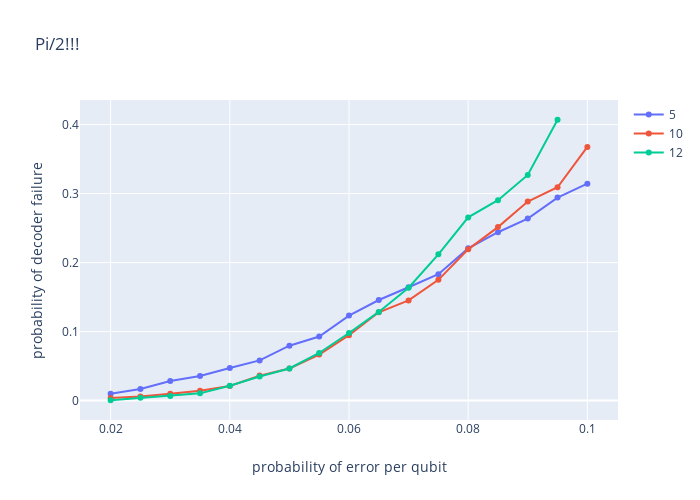

Write notebook code for a chart like this one.
### Markdown cell above
# Threshold for a Pi/2 rotation

### Code cell
# Here we've used for (5): (4,1), for (10): (8,2) and for (15): (12,3)
# This is L/4 which I actually now think is a pi/2 rotation so will not reproduce Kovalev.
# It does point to a threshold though.
def plot_plotly_select(x, y_range, d_range, title):
    fig = go.Figure()
    for d in d_range:
        fig.add_trace(go.Scatter(x=x, y=y[d], mode='lines+markers', name=d))
    fig.update_layout(autosize=False,
    width=700,
    height=500,
    title=title,
    xaxis_title='probability of error per qubit',
    yaxis_title='probability of decoder failure',)
    return fig
x = list(np.arange(0.02, 0.12, 0.005))
y = {
(5): [0.0098, 0.0168, 0.0284, 0.0356, 0.0472, 0.0582, 0.0796, 0.0928, 0.1232, 0.1458, 0.1642, 0.1832, 0.2206, 0.244, 0.2638, 0.2942, 0.3144],
(10): [0.0036, 0.006, 0.01, 0.0142, 0.0212, 0.0362, 0.0466, 0.0668, 0.0948, 0.128, 0.1452, 0.175, 0.2192, 0.2514, 0.2884, 0.3092, 0.3676],
(12): [0.0005, 0.004, 0.0065, 0.0105, 0.0215, 0.035, 0.0465, 0.069, 0.098, 0.1285, 0.1635, 0.212, 0.2655, 0.2905, 0.327, 0.407]}
plot_plotly_select(x, y, [5,10,12], 'Pi/2!!!')

### Figure 1 — Plotly figure (JSON) as saved in the notebook; plotly's stock layout.template omitted (floating-point values rounded to 4 significant figures)
{"data": [{"mode": "lines+markers", "name": "5", "type": "scatter", "x": [0.02, 0.025, 0.03, 0.035, 0.04, 0.045, 0.05, 0.055, 0.06, 0.065, 0.07, 0.075, 0.08, 0.085, 0.09, 0.095, 0.1, 0.105, 0.11, 0.115], "y": [0.0098, 0.0168, 0.0284, 0.0356, 0.0472, 0.0582, 0.0796, 0.0928, 0.1232, 0.1458, 0.1642, 0.1832, 0.2206, 0.244, 0.2638, 0.2942, 0.3144]}, {"mode": "lines+markers", "name": "10", "type": "scatter", "x": [0.02, 0.025, 0.03, 0.035, 0.04, 0.045, 0.05, 0.055, 0.06, 0.065, 0.07, 0.075, 0.08, 0.085, 0.09, 0.095, 0.1, 0.105, 0.11, 0.115], "y": [0.0036, 0.006, 0.01, 0.0142, 0.0212, 0.0362, 0.0466, 0.0668, 0.0948, 0.128, 0.1452, 0.175, 0.2192, 0.2514, 0.2884, 0.3092, 0.3676]}, {"mode": "lines+markers", "name": "12", "type": "scatter", "x": [0.02, 0.025, 0.03, 0.035, 0.04, 0.045, 0.05, 0.055, 0.06, 0.065, 0.07, 0.075, 0.08, 0.085, 0.09, 0.095, 0.1, 0.105, 0.11, 0.115], "y": [0.0005, 0.004, 0.0065, 0.0105, 0.0215, 0.035, 0.0465, 0.069, 0.098, 0.1285, 0.1635, 0.212, 0.2655, 0.2905, 0.327, 0.407]}], "layout": {"autosize": false, "height": 500, "title": {"text": "Pi/2!!!"}, "width": 700, "xaxis": {"title": {"text": "probability of error per qubit"}}, "yaxis": {"title": {"text": "probability of decoder failure"}}}}
